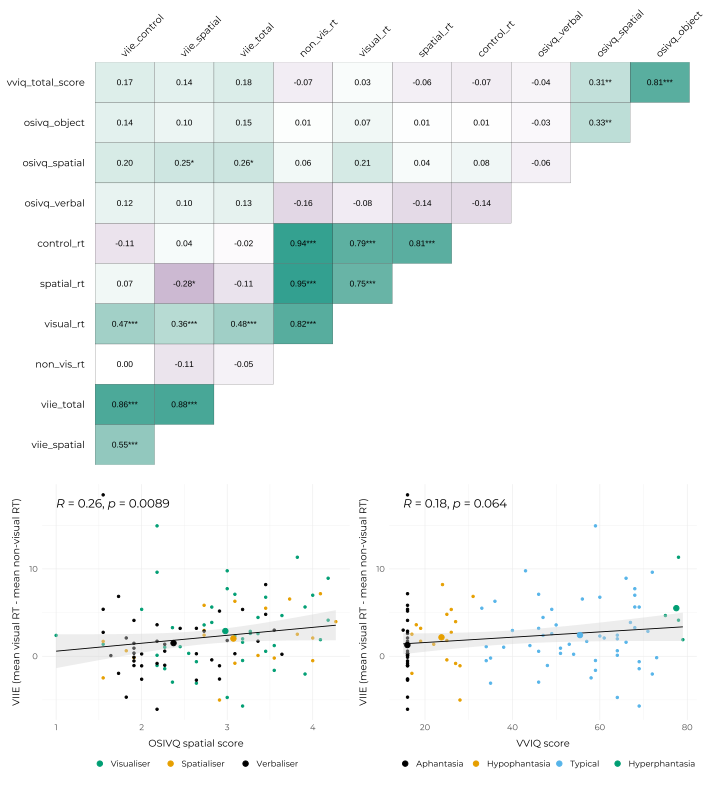

This figure's R source:
devtools::load_all()
pacman::p_load(dplyr, ggplot2, patchwork)

df_viie <- get_viie_data()

p_mat <-
  correlation::correlation(
    df_viie |> select(2:5, contains("_rt"), viie_total:viie_control),
    method = "spearman",
    p_adjust = "fdr",
  ) |>
  summary() |>
  correlation::visualisation_recipe(
    show_data  = "tiles",
    tile       = list(colour = "black", linewidth = 0.05),
    text       = list(size = 6, size.unit = "pt"),
    scale_fill = list(
      high = viridis::viridis(100)[55],
      low  = viridis::viridis(100)[5],
      name = "r"
    )
  ) |>
  plot() +
  scale_x_discrete(position = "top") +
  labs(title = NULL) +
  theme_pdf(
    base_theme = theme_minimal,
    legend.position = "none",
    panel.grid = element_blank(),
    axis.text = element_text(color = "black", size = 7),
    axis.text.x.top = element_text(angle = 45, hjust = 0),
    plot.margin = margin(5, 10, 5, 5)
  )

p_cor_osv_s <-
  ggpubr::ggscatter(
    data = df_viie,
    x = "osivq_spatial",
    y = "viie_total",
    color = "cluster",
    size  = 0.5,
    mean.point = TRUE,
    mean.point.size = 1.5,
    cor.method = "spearman",
    cor.coef = TRUE,
    cor.coef.size = 3,
    cor.coeff.args = list(family = "Montserrat"),
    add = "reg.line",
    add.params = list(
      color = "black",
      fill = "lightgray",
      size = 0.3
    ),
    conf.int = TRUE
  ) +
  scale_discrete_manual(
    name = NULL,
    aesthetics = "color",
    values = c(
      "Visualiser"  = palette.colors()[4],
      "Verbaliser"  = palette.colors()[1],
      "Spatialiser" = palette.colors()[2]
    )
  ) +
  labs(
    x = "OSIVQ spatial score",
    y = "VIIE (mean visual RT - mean non-visual RT)"
  ) +
  theme_pdf(
    base_theme = theme_minimal,
    legend.position = "bottom",
    legend.text = element_text(size = 6),
    # axis.title.y = element_blank()
  )

p_cor_vviq <-
  ggpubr::ggscatter(
    data = df_viie,
    x = "vviq_total_score",
    y = "viie_total",
    color = "group_4",
    size  = 0.5,
    mean.point = TRUE,
    mean.point.size = 1.5,
    cor.method = "spearman",
    cor.coef = TRUE,
    cor.coef.size = 3,
    cor.coeff.args = list(family = "Montserrat"),
    add = "reg.line",
    add.params = list(
      color = "black",
      fill = "lightgray",
      size = 0.3
    ),
    conf.int = TRUE
  ) +
  scale_discrete_manual(
    name = NULL,
    aesthetics = "color",
    values = as.character(palette.colors())
  ) +
  labs(
    x = "VVIQ score",
    y = "VIIE (mean visual RT - mean non-visual RT)"
  ) +
  theme_pdf(
    base_theme = theme_minimal,
    legend.position = "bottom",
    legend.text = element_text(size = 6)
  )

save_ggplot(
  ggpubr::ggarrange(
    p_mat,
    (p_cor_osv_s | p_cor_vviq),
    ncol = 1,
    heights = c(1.5, 1)
  ),
  ncol = 2,
  height = 200,
  path = "inst/miscellaneous/viie_correlations.pdf",
  show = TRUE
)
